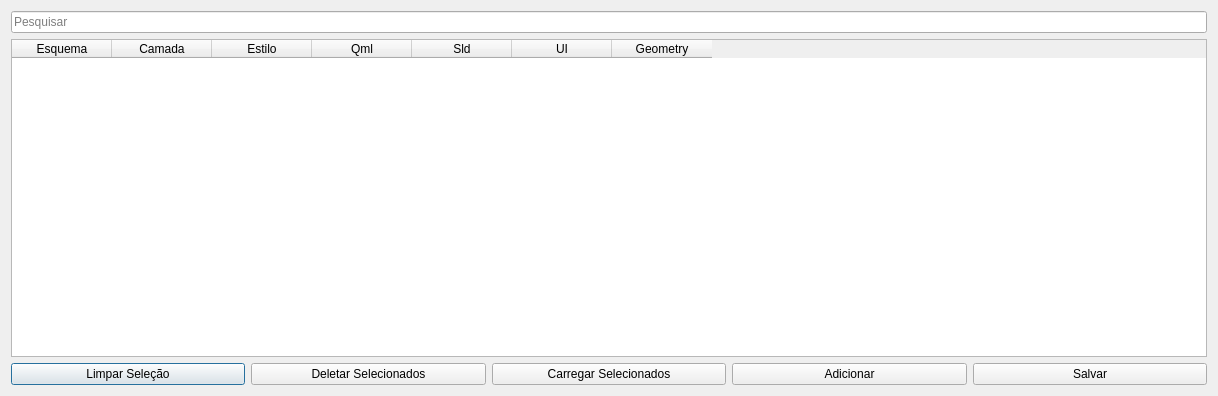
<?xml version="1.0" encoding="UTF-8"?>
<ui version="4.0">
 <class>Dialog</class>
 <widget class="QDialog" name="Dialog">
  <property name="geometry">
   <rect>
    <x>0</x>
    <y>0</y>
    <width>1218</width>
    <height>396</height>
   </rect>
  </property>
  <property name="windowTitle">
   <string>Estilos</string>
  </property>
  <layout class="QGridLayout" name="gridLayout">
   <item row="0" column="0">
    <widget class="QLineEdit" name="searchLe">
     <property name="placeholderText">
      <string>Pesquisar</string>
     </property>
    </widget>
   </item>
   <item row="1" column="0">
    <widget class="QTableWidget" name="tableWidget">
     <column>
      <property name="text">
       <string>Esquema</string>
      </property>
     </column>
     <column>
      <property name="text">
       <string>Camada</string>
      </property>
     </column>
     <column>
      <property name="text">
       <string>Estilo</string>
      </property>
     </column>
     <column>
      <property name="text">
       <string>Qml</string>
      </property>
     </column>
     <column>
      <property name="text">
       <string>Sld</string>
      </property>
     </column>
     <column>
      <property name="text">
       <string>UI</string>
      </property>
     </column>
     <column>
      <property name="text">
       <string>Geometry</string>
      </property>
     </column>
    </widget>
   </item>
   <item row="2" column="0">
    <layout class="QHBoxLayout" name="horizontalLayout">
     <item>
      <widget class="QPushButton" name="clearSelectionBtn">
       <property name="text">
        <string>Limpar Seleção</string>
       </property>
      </widget>
     </item>
     <item>
      <widget class="QPushButton" name="delBtn">
       <property name="text">
        <string>Deletar Selecionados</string>
       </property>
      </widget>
     </item>
     <item>
      <widget class="QPushButton" name="loadBtn">
       <property name="text">
        <string>Carregar Selecionados</string>
       </property>
      </widget>
     </item>
     <item>
      <widget class="QPushButton" name="addFormBtn">
       <property name="text">
        <string>Adicionar</string>
       </property>
      </widget>
     </item>
     <item>
      <widget class="QPushButton" name="saveBtn">
       <property name="text">
        <string>Salvar</string>
       </property>
      </widget>
     </item>
    </layout>
   </item>
  </layout>
 </widget>
 <resources/>
 <connections/>
</ui>
